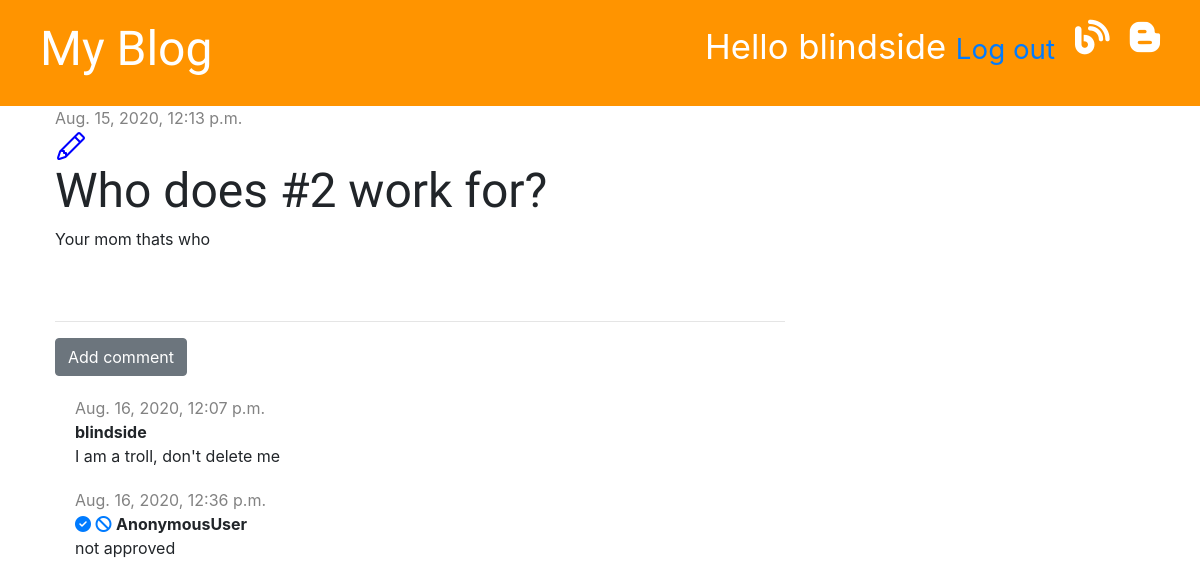
Page /post/7/ (signed in) on the committed database.
### blog/models.py (models this page shows, shortened)
class Post(models.Model):
    author = models.ForeignKey('auth.User', on_delete=models.CASCADE)
    title = models.CharField(max_length=200)
    text = models.TextField()
    created_date = models.DateTimeField(default= timezone.now)
    published_date = models.DateTimeField(blank=True, null=True)

class Comment(models.Model):
    post = models.ForeignKey('blog.Post', on_delete=models.CASCADE, related_name='comments')
    author = models.CharField(max_length=300)
    text = models.TextField()
    created_date = models.DateTimeField(default=timezone.now)
    approved = models.BooleanField(default=False)

### blog/views.py (the view)
# urls.py: path('post/<int:pk>/', views.post_detail, name='post_detail'),
def post_detail(request, pk):
    post = get_object_or_404(Post, pk=pk)
    stuff_for_frontend = {'post': post}
    return render(request, 'blog/post_detail.html', stuff_for_frontend)

### blog/templates/blog/post_detail.html (shortened to what this page needs)
{% extends 'blog/base.html' %}
{% block content %}
     <div class="post">
         {% if post.published_date %}
            <div class="date">
                {{ post.published_date }}
            </div>
         {% else %}
            <a href=""></a>
         {% endif %}
         {% if user.is_authenticated %}
             <a href="{% url 'post_edit' pk=post.pk %}"></a>
         {% endif %}
        <h1>{{ post.title }}</h1>
        <p>{{ post.text |linebreaksbr }}</p>
     </div>
    <hr>
    <a href="{% url 'add_comment_to_post' pk=post.pk %}" class="btn btn-secondary">Add comment</a>
    {% for comment in post.comments.all %}
        {% if user.is_authenticated or comment.approved %}
            <div class="comment">
                <div class="date">
                    {{ comment.created_date }}
                </div>
                {% if not comment.approved and user.is_superuser %}
                    <a href="{% url 'comment_approve' pk=comment.pk %}"><i class="fas fa-check-circle"></i></i></a>
                    <a href="{% url 'comment_remove' pk=comment.pk %}"><i class="fas fa-ban"></i></a>
                {% endif %}
                <strong>{{ comment.author }}</strong>
                <p>{{ comment.text }}</p>
            </div>
        {% endif %}
    {% empty %}
        <p>No comments yet...</p>
    {% endfor %}
{% endblock %}

### blog/templates/blog/base.html (shortened to what this page needs)
{% load static %}
<!DOCTYPE html>
<html lang="en">
<head>
    <link rel="stylesheet" href="https://stackpath.bootstrapcdn.com/bootstrap/4.5.2/css/bootstrap.min.css"
>
    <link rel="stylesheet" href="{% static 'css/blog.css' %}">
</head>
<body>
    <div class="page-header">
        {% if user.is_authenticated %}
            <a href="{% url "post_draft_list" %}"><i class="fab fa-blogger-b 3x top-menu"></i></a>
            <a href="{% url "post_new" %}"><i class="fas fa-blog top-menu"></i></a>
            <p class="top-menu">Hello {{ user.username }} <small><a href="{% url 'logout' %}">Log out</a></small></p>
        {% else %}
            <a href="{% url 'login' %}"  class="top-menu"><i class="fas fa-sign-in-alt"></i></a>
        {% endif %}
        <h1><a href="{% url 'post_list' %}">My Blog</a></h1>
    </div>
    <div class="content container">
        <div class="row">
            <div class="col-md-8">
                {% block content %}
                {% endblock %}
            </div>
        </div>
    </div>
</body>
</html>

### blog/static/css/blog.css (style rules this page uses)
.page-header { background-color: #ff9400; margin-top: 0; padding: 20px 20px 20px 40px; }
.page-header h1, .page-header h1 a { color: #ffffff; font-size: 36pt; text-decoration: none; }
.date { color: #828282; }
.post { margin-bottom: 70px; }
h1, h2, h3, h4 { font-family: 'Tangerine', 'Inconsolata', 'Droid Sans', serif; font-size: 48px; }
.content { margin-left: 40px; }
.top-menu { color: #ffffff; float: right; font-size: 26pt; margin-right: 20px; }
.comment { margin: 20px 0px 20px 20px; }

### rows in the picture
Post: published_date "Aug. 15, 2020, 12:13 p.m.", title "Who does #2 work for?", text "Your mom thats who"
Comment: created_date "Aug. 16, 2020, 12:07 p.m.", author "blindside", text "I am a troll, don't delete me"
Comment: created_date "Aug. 16, 2020, 12:36 p.m.", approved False (drawn), author "AnonymousUser", text "not approved"

### other values in the picture
{{ user.username }} "blindside"
